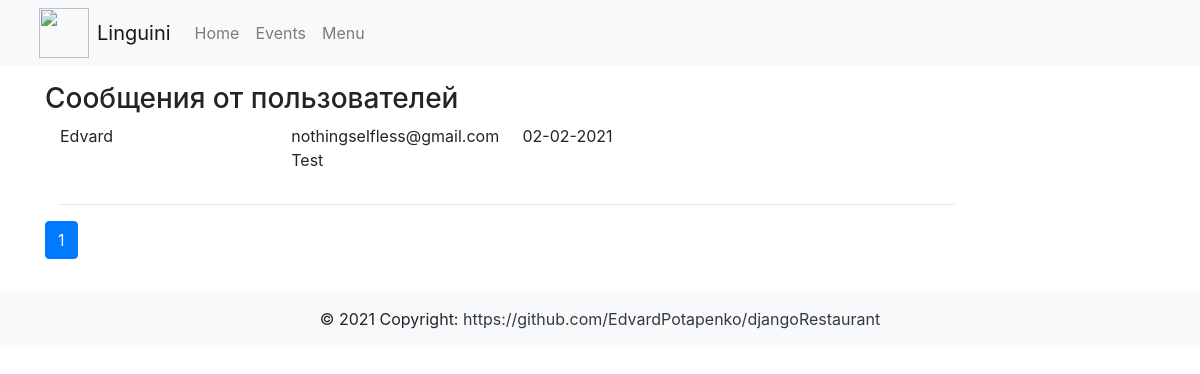
/view/?page=2 (signed in), run on an earlier commit of the app's database.
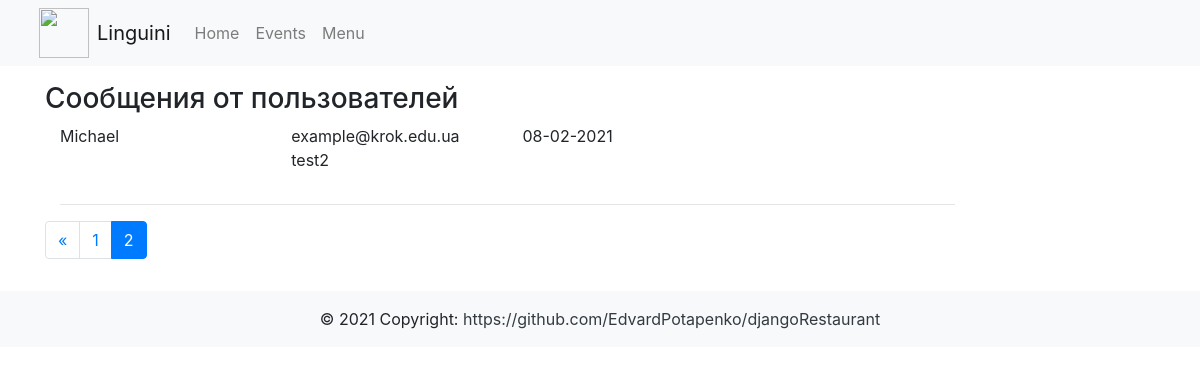
And on a later commit of the database.
### websiteApp/models.py (models this page shows, shortened)
class Reservation(models.Model):
    user_name = models.CharField(max_length=50)
    user_email = models.EmailField()
    message = models.CharField(max_length=200)
    is_processed = models.BooleanField(default=False)
    send_date = models.DateField(auto_now_add=True)

### userMessages/views.py (the view)
# urls.py: path('view/', messages_view),
@login_required(login_url='/login/')
@user_passes_test(lambda u: u.groups.filter(name = 'manager').exists() or u.is_staff, login_url='/login/')
def messages_view(request):
    messages = Reservation.objects.filter(is_processed=False).order_by('send_date')
    paginator = Paginator(messages, 2)
    page = request.GET.get('page')
    messages_page = paginator.get_page(page)
    return render(request, 'messages.html', context={'items': messages_page})

### userMessages/templates/messages.html (shortened to what this page needs)
{% extends 'base.html' %}
{% block content %}
    <div class="container">
        <h3>Сообщения от пользователей</h3>
        <div class="col-md-10 col-md-offset-1">
            {% for item in items %}
                <div class="row">
                    <div class="col-md-3">{{ item.user_name }}</div>
                    <div class="col-md-3">{{ item.user_email }}</div>
                    <div class="col-md-3">{{ item.send_date | date:'d-m-Y' }}</div>
                </div>
                <div class="row">
                    <div class="col-md-3"></div>
                    <div class="col-md-9"><p>{{ item.message }}</p></div>
                </div>
                <hr/>
            {% endfor %}
        </div>
    </div>
    <div id="navigation" class="container">
        <div class="row">
            <div class="col-md-10 col-md-offset-1">
                <nav aria-label="Page navigation example">
                    <ul class="pagination">
                        {% if items.has_previous %}
                            <li class="page-item">
                                <a class="page-link" href="?page={{ items.previous_page_number }}"
                                   aria-label="Previous">
                                    <span aria-hidden="true">&laquo;</span>
                                </a>
                            </li>
                        {% endif %}
                        {% for page in items.paginator.page_range %}
                            {% if page == items.number %}
                                <li class="page-item active">
                                    <a class="page-link" href="#"> {{ page }}
                                    </a>
                                </li>
                            {% else %}
                                <li class="page-item">
                                    <a class="page-link" href="?page={{ page }}">
                                        {{ page }}
                                    </a>
                                </li>
                            {% endif %}
                        {% endfor %}
                    </ul>
                </nav>
            </div>
        </div>
    </div>
{% endblock %}

What changed in the data, as far as the page shows it:
no longer on this page (row unchanged): Reservation: user_name "Edvard", user_email "nothingselfless@gmail.com", send_date "02-02-2021", message "Test"
added Reservation: user_name "Michael", user_email "example@krok.edu.ua", send_date "08-02-2021", message "test2"
Also different on the page:
list line gone: "1"
new list line: "1"
new list line: "2"
